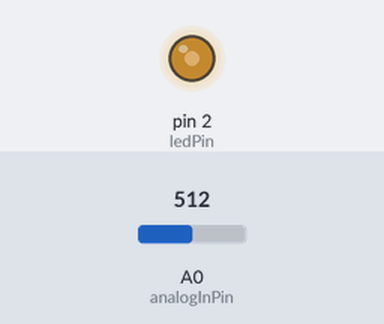
This sketch was run on a simulated Arduino Uno, built with avr-gcc and run on an emulated ATmega328P. On the bench: output pins drawn as LEDs (lit = HIGH). The test bench sets the inputs (shaded band); at power-on: A0 (analogInPin) = 512. What the sketch prints to the serial monitor is not drawn.

Above: at 0.56 s.
1.3 s: A0 (analogInPin) set to 900
4.3 s: A0 (analogInPin) set to 1023
7.3 s: A0 (analogInPin) set to 1012
Timing chart, 0 to 16.3 s (numbered marks = the images above; inputs shaded):
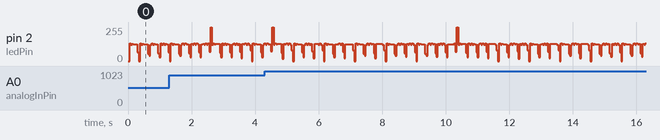

The sketch:

ipod_control.ino
```cpp
/////////////////////////////////////////////////////////////////////////////////////////////////////////////
// Wills project code
/////////////////////////////////////////////////////////////////////////////////////////////////////////////
#include <SoftwareSerial.h>
SoftwareSerial ipodSerial(4,3); // Rx, Tx
#define DEBUGGING 1

const int ledPin =  2;      // the number of the LED pin

// the follow variables is a long because the time, measured in miliseconds,
// will quickly become a bigger number than can be stored in an int.
long previousMillis = 0;        // will store last time LED was updated
long interval = 1000;           // interval at which to blink (milliseconds)

const int analogInPin = A0;
int backgroundValue = 0;
int foregroundValue = 0;
const int threshold_hand = 80; // difference between foreground and background when hand is there.
const int threshold_nohand = 50; // difference between foreground and background when hand is there.


// These two are used to make sure we only send the command once when the hand is held
// in front of the sensor
int sent_press = 0;
int sent_release = 0;

// these can be used with the send_bytes function to set the ipod into remote mode and to
// tell it there are no buttons pressed.
const byte mode2[]={0xFF,0x55,0x03,0x00,0x01,0x02,0xFA};//mode 2 command
const byte nobutton[]={0xFF,0x55,0x03,0x02,0x00,0x00,0xFB};//button release command
void send_bytes(byte *bytes)
{
    for(int m=0; m<7; m++)
    {
                ipodSerial.write(bytes[m]);//sends the command
    }
}

void setup() {

  // set the digital pin as output:
  pinMode(ledPin, OUTPUT);
  Serial.begin(19200);
  ipodSerial.begin(19200);

  send_bytes((byte *)mode2);
Serial.print("Starting");
}

// some values which can be used with the send_command function to send commands
const byte playxpause = 0x01;
const byte nextsong = 0x08;
const byte prevsong = 0x10;

void send_command(int select)
{
  byte checksum=0x00-0x03-0x02-0x00-select;//checksum of lenght, mode and command
  byte inst[]={0xFF,0x55,0x03,0x02,0x00,select,checksum};//general structure
  send_bytes(inst);
}


void loop()
{
  // here is where you'd put code that needs to be running all the time.

  // check to see if it's time to blink the LED; that is, if the
  // difference between the current time and last time you blinked
  // the LED is bigger than the interval at which you want to
  // blink the LED.
  unsigned long currentMillis = millis();
  static
  float filtered = 0.0;
  if(currentMillis - previousMillis > interval) {
    // save the last time you told the ipod to be controlled
    previousMillis = currentMillis;
    // once per second send a request command -- you might need to remove the //s
    send_bytes((byte *)mode2);
    //sent_release = 1;
    //send_bytes((byte *)nobutton);
  }

  backgroundValue = 0;
  foregroundValue = 0;
  for (int i=0;i<64;i++)
  {
    digitalWrite(ledPin, HIGH);
    delay(2);
    backgroundValue += analogRead(analogInPin);
    digitalWrite(ledPin, LOW);
    delay(2
    );
    foregroundValue += analogRead(analogInPin);
  }

  signed delta = foregroundValue-backgroundValue;
  if (filtered == 0.0)
  {
    filtered = delta;
  }
  else
  {
    const float alpha = 0.2f;
    filtered = alpha*filtered + (1.0f-alpha)*delta;
  }
  #ifdef DEBUGGING
  Serial.print("fg = " );
  Serial.print(foregroundValue);
  Serial.print("\t bg = ");
  Serial.print(backgroundValue);
  Serial.print("\t delta= ");
  Serial.print(delta);
  Serial.print(" filtered = ");
 Serial.print(filtered);

 #endif
  {
    if (!sent_press && (filtered > threshold_hand))
    {
      sent_press = 1;
      sent_release = 0;
      send_command(playxpause); // could put other values - look above where playxpause is
      #ifdef DEBUGGING
      Serial.print(" Hand");
      #endif
    }
  }
  {
    if (!sent_release && (filtered < threshold_nohand))

    {
      sent_press = 0;
      sent_release = 1;
      send_bytes((byte *)nobutton);
      #ifdef DEBUGGING
      Serial.print(" No Hand");
      #endif
    }
  }
  #ifdef DEBUGGING
  Serial.println();
  #endif

  delay(50);
}

/////////////////////////////////////////////////////////////////////////////////////////////////////////////
// The end!
/////////////////////////////////////////////////////////////////////////////////////////////////////////////
```
